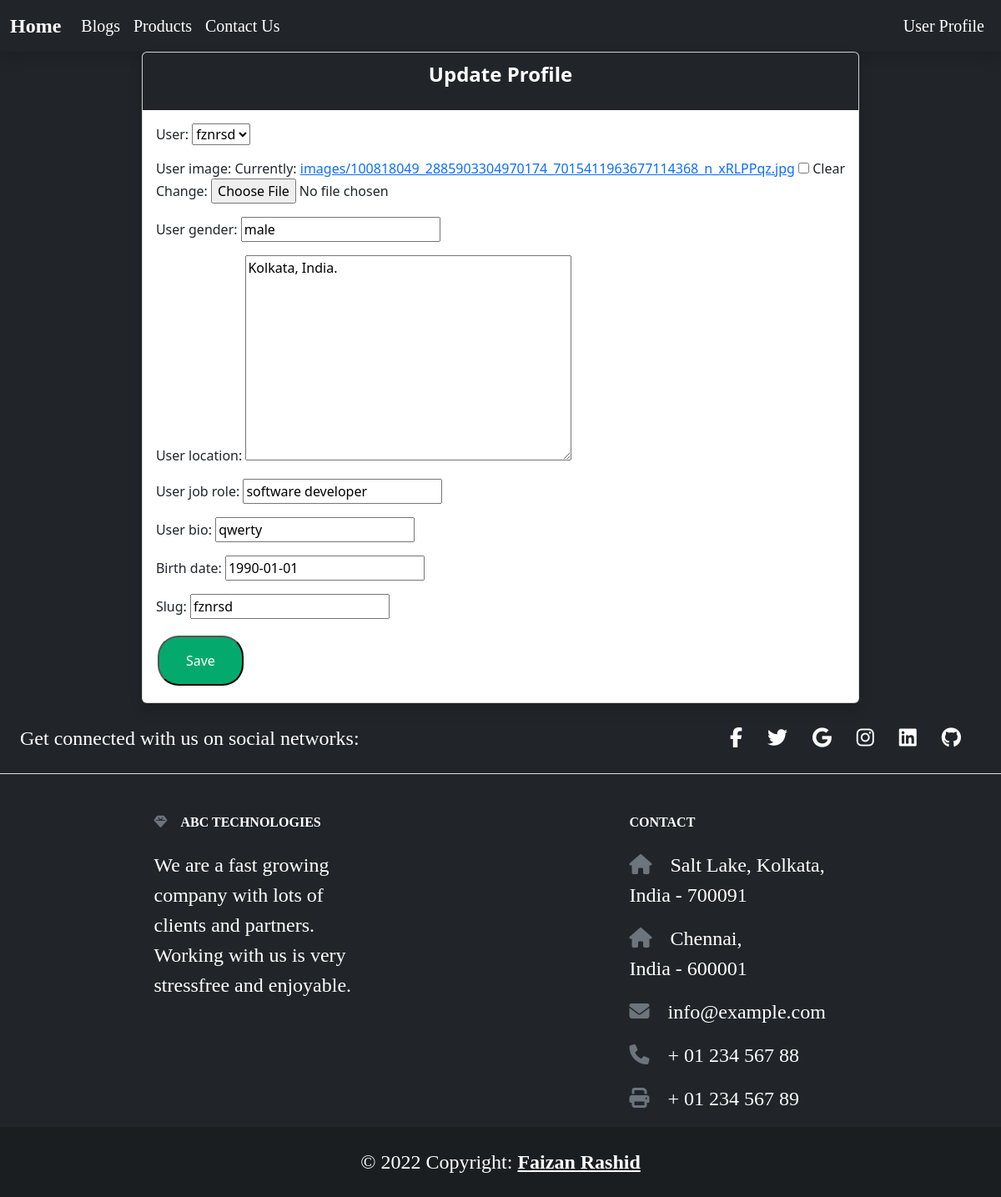
Page /mypep/update/1 on the committed database.
### mypep/models.py (models this page shows, shortened)
class ProfileModel(models.Model):
    user = models.OneToOneField(User, on_delete=models.CASCADE)
    user_image = models.ImageField(upload_to='images', default="",
                                   blank=True, null=True)
    user_gender = models.CharField(max_length=300, blank=True, null=True)
    user_location = models.TextField(max_length=300, blank=True, null=True)
    user_job_role = models.CharField(max_length=300, blank=True, null=True)
    user_bio = models.CharField(max_length=300, blank=True, null=True)
    birth_date = models.DateField(blank=True, null=True)
    created_at = models.DateTimeField(auto_now_add=True)
    updated_at = models.DateTimeField(auto_now=True)
    slug = models.SlugField(unique=True)

### mypep/views.py (the view, shortened to what this page needs)
# urls.py: path('update/<int:pk>', ProfileUpdate.as_view(), name='update'),
class ProfileUpdate(UpdateView):
    model = ProfileModel
    fields = '__all__'
    template_name = 'mypep/profilemodel_update.html'
    pk_url_kwarg = 'pk'
    success_url = reverse_lazy('mypep:detail')

### mypep/templates/mypep/profilemodel_update.html (shortened to what this page needs)
{% extends 'adminpanel/base.html' %}
{% load static %}
{% block content %}
<div class="d-flex justify-content-center bg-dark">
    <div class="card shadow ">
        <div class="card-header bg-dark text-white d-flex justify-content-center">
            <p class="fw-bold fs-4">Update Profile</p>
        </div>
        <div class="card-body">
            <form method="post" enctype="multipart/form-data">
                {{ form.as_p }}
                <input type="submit" value="Save">
            </form>
        </div>
    </div>
</div>
{% endblock %}

### mypep/templates/mypep/profilemodel_update.html (style rules this page uses)
input[type=submit] { background-color: #04AA6D; border-radius: 25px; color: white; padding: 16px 32px; text-decoration: none; margin: 4px 2px; cursor: pointer; }

### rows in the picture
ProfileModel: user "fznrsd", user_gender "male", user_location "Kolkata, India.", user_job_role "software developer", user_bio "qwerty", birth_date "1990-01-01", slug "fznrsd"
